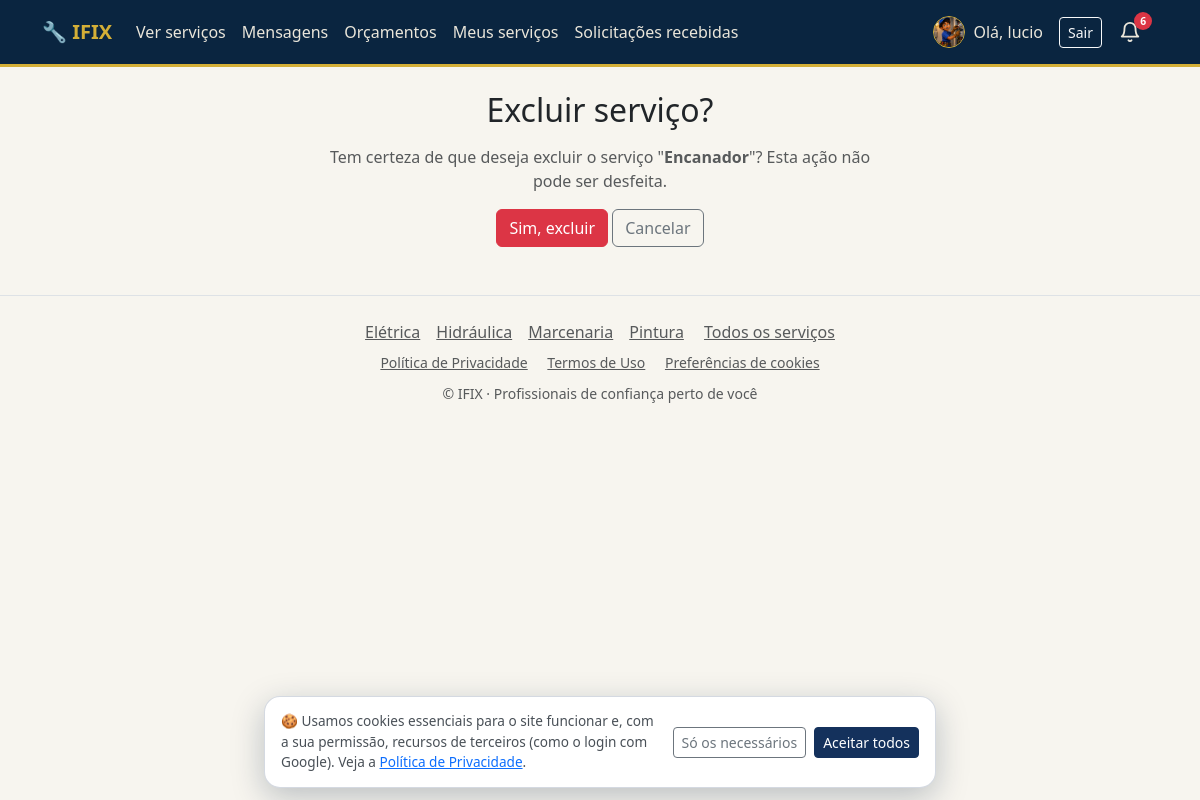
Screenshot of /servicos/profissional/105/excluir/ (signed in) with the database file from the repository.
### accounts/models.py (models this page shows, shortened)
class Profile(models.Model):
    TIPO_USUARIO = 'usuario'
    TIPO_PROFISSIONAL = 'profissional'
    TIPO_CHOICES = (
        (TIPO_USUARIO, 'Usuário'),
        (TIPO_PROFISSIONAL, 'Profissional'),
    )
    user = models.OneToOneField(
        settings.AUTH_USER_MODEL,
        on_delete=models.CASCADE,
        related_name='profile',
    )
    tipo = models.CharField(max_length=15, choices=TIPO_CHOICES, verbose_name='Tipo de conta')
    telefone = models.CharField(max_length=20, blank=True, verbose_name='Telefone')
    cep = models.CharField(max_length=9, blank=True, verbose_name='CEP')
    latitude = models.FloatField(null=True, blank=True, verbose_name='Latitude')
    longitude = models.FloatField(null=True, blank=True, verbose_name='Longitude')
    endereco = models.CharField(max_length=255, blank=True, verbose_name='Endereço')
    numero = models.CharField(max_length=10, blank=True, verbose_name='Número')
    complemento = models.CharField(max_length=100, blank=True, verbose_name='Complemento')
    bairro = models.CharField(max_length=120, blank=True, verbose_name='Bairro')
    cidade = models.CharField(max_length=120, blank=True, verbose_name='Cidade')
    uf = models.CharField(max_length=2, blank=True, verbose_name='UF')
    cidade_slug = models.SlugField(
        max_length=140, blank=True, db_index=True,
        help_text='Gerado sozinho a partir da cidade - usado nas páginas "Eletricista em Campinas".',
    )
    foto = models.FileField(upload_to='fotos_perfil/', blank=True, verbose_name='Foto de perfil')
    especialidades = models.ManyToManyField(
        'services.CategoriaServico',
        blank=True,
        related_name='profissionais',
        verbose_name='Especialidades/Áreas de atuação',
        help_text='Preenchido apenas para contas de profissionais. Um profissional pode atuar em mais de uma área.',
    )
    chave_pix = models.CharField(
        max_length=140, blank=True, verbose_name='Chave Pix para receber',
        help_text='Só para profissionais: chave (CPF, e-mail, telefone ou aleatória) onde o IFIX repassa o valor dos serviços concluídos.',
    )
    termos_aceitos = models.BooleanField(
        default=False,
        verbose_name='Termo de Condições de Uso aceito',
        help_text='Indica se o usuário já leu e aceitou o Termo de Condições de Uso e Prestação de Serviços.',
    )
    termos_aceitos_em = models.DateTimeField(
        null=True, blank=True,
        verbose_name='Data/hora do aceite do Termo',
    )
    site_url = models.URLField(
        max_length=200, blank=True, verbose_name='Link da sua página/site (opcional)',
        help_text='Só profissionais. Aparece na sua página pública (ex.: https://meusite.com.br).',
    )
    VERIF_NAO_ENVIADO = 'nao_enviado'
    VERIF_PENDENTE = 'pendente'
    VERIF_VERIFICADO = 'verificado'
    VERIF_RECUSADO = 'recusado'
    VERIF_CHOICES = (
        (VERIF_NAO_ENVIADO, 'Não enviado'),
        (VERIF_PENDENTE, 'Aguardando análise'),
        (VERIF_VERIFICADO, 'Verificado'),
        (VERIF_RECUSADO, 'Recusado'),
    )
    documento = models.FileField(
        upload_to=caminho_verificacao, storage=armazenamento_privado, blank=True,
        verbose_name='Documento com foto (RG/CNH)',
    )
    foto_verificacao = models.FileField(
        upload_to=caminho_verificacao, storage=armazenamento_privado, blank=True,
        verbose_name='Foto do rosto (selfie)',
    )
    verificacao_status = models.CharField(
        max_length=12, choices=VERIF_CHOICES, default=VERIF_NAO_ENVIADO,
        verbose_name='Situação da verificação',
    )
    verificacao_enviada_em = models.DateTimeField(null=True, blank=True, verbose_name='Enviado em')
    verificado_em = models.DateTimeField(null=True, blank=True, verbose_name='Verificado em')
    verificado_por = models.ForeignKey(
        settings.AUTH_USER_MODEL, null=True, blank=True, on_delete=models.SET_NULL,
        related_name='verificacoes_feitas', verbose_name='Verificado por',
    )
    verificacao_motivo_recusa = models.TextField(blank=True, verbose_name='Motivo da recusa')
    criado_em = models.DateTimeField(auto_now_add=True)
    class Meta:
        verbose_name = 'Perfil'
        verbose_name_plural = 'Perfis'
    @property
    def is_profissional(self):
        return self.tipo == self.TIPO_PROFISSIONAL
    @property
    def verificado(self):
        return self.is_profissional and self.verificacao_status == self.VERIF_VERIFICADO
    @property
    def is_usuario(self):
        return self.tipo == self.TIPO_USUARIO

### services/models.py (models this page shows, shortened)
class Servico(models.Model):
    profissional = models.ForeignKey(
        settings.AUTH_USER_MODEL,
        on_delete=models.CASCADE,
        related_name='servicos',
        limit_choices_to={'profile__tipo': 'profissional'},
    )
    categoria = models.ForeignKey(
        CategoriaServico,
        on_delete=models.PROTECT,
        related_name='servicos',
    )
    nome = models.CharField(max_length=150, verbose_name='Nome do serviço')  # P4
    slug = models.SlugField(
        max_length=180, unique=True, blank=True,
        help_text='Gerado sozinho (ex.: eletricista-joao-silva-12) - usado na URL da página do serviço.',
    )
    subservico = models.CharField(
        max_length=150, blank=True, verbose_name='Subserviço',
    )  # P4.1 - opção específica dentro do serviço, conforme a categoria
    descricao = models.TextField(verbose_name='Observação')  # P5
    preco_min = models.DecimalField(
        max_digits=10, decimal_places=2,
        validators=[MinValueValidator(0)],
        verbose_name='Preço da visita a partir de (R$)',
    )  # P6
    preco_max = models.DecimalField(
        max_digits=10, decimal_places=2,
        validators=[MinValueValidator(0)],
        verbose_name='Preço da visita até (R$)',
    )  # P6
    duracao_minutos = models.PositiveIntegerField(verbose_name='Duração estimada (minutos)')  # P7
    criado_em = models.DateTimeField(auto_now_add=True)
    atualizado_em = models.DateTimeField(auto_now=True)
    class Meta:
        verbose_name = 'Serviço'
        verbose_name_plural = 'Serviços'
        ordering = ['-criado_em']

class CategoriaServico(models.Model):
    nome = models.CharField(max_length=100, unique=True)
    slug = models.SlugField(max_length=110, unique=True, blank=True)
    icone = models.CharField(
        max_length=30, blank=True,
        help_text='Nome de um emoji/ícone simples para exibir na listagem.',
    )
    class Meta:
        verbose_name = 'Categoria de serviço'
        verbose_name_plural = 'Categorias de serviço'
        ordering = ['nome']
    def get_absolute_url(self):
        return reverse('services:servico_categoria', args=[self.slug])

### services/views.py (the view)
# urls.py: path('profissional/<int:pk>/excluir/', views.servico_excluir, name='servico_excluir'),
@professional_required
def servico_excluir(request, pk):
    servico = get_object_or_404(Servico, pk=pk, profissional=request.user)
    if request.method == 'POST':
        servico.delete()
        messages.success(request, 'Serviço removido.')
        return redirect('services:meus_servicos')
    return render(request, 'services/servico_confirm_delete.html', {'servico': servico})

### accounts/context_processors.py (called while the page is built)
def google_login(request):
    client_id = getattr(settings, 'GOOGLE_OAUTH_CLIENT_ID', '')
    return {
        'google_client_id': client_id,
        'google_login_habilitado': bool(client_id),
    }

### services/context_processors.py (called while the page is built)
def mensagens_nao_lidas_qs(user):
    return MensagemSolicitacao.objects.filter(
        Q(solicitacao__usuario=user) | Q(solicitacao__servico__profissional=user),
        lida=False,
    ).exclude(autor=user).exclude(
        solicitacao__status=SolicitacaoServico.STATUS_CONCLUIDO,
        solicitacao__avaliacao__isnull=False,
    )

def contagens_do_usuario(user):
    return {
        'mensagens': mensagens_nao_lidas_qs(user).count(),
        'solicitacoes': SolicitacaoServico.objects.filter(
            servico__profissional=user, status=SolicitacaoServico.STATUS_PENDENTE,
        ).count(),
        'orcamentos': Orcamento.objects.filter(
            solicitacao__usuario=user,
            solicitacao__status=SolicitacaoServico.STATUS_CONFIRMADO,
            visualizado_pelo_cliente=False,
        ).count() + SolicitacaoServico.objects.filter(
            servico__profissional=user,
            status=SolicitacaoServico.STATUS_CONFIRMADO,
            visita_concluida_em__isnull=False,
            orcamento__isnull=True,
        ).count(),
    }

def dados_do_sino(user):
    acoes = acoes_pendentes(user)
    nao_lidas = list(user.notificacoes.filter(lida=False)[:8])
    total_nao_lidas = user.notificacoes.filter(lida=False).count()
    total = total_nao_lidas + len(acoes['pedidos']) + len(acoes['reagendamentos']) + len(acoes['orcamentos'])
    assinatura = '-'.join(str(x) for x in (
        total,
        nao_lidas[0].pk if nao_lidas else 0,
        ','.join(str(p.pk) for p in acoes['pedidos']),
        ','.join(str(r.pk) for r in acoes['reagendamentos']),
        ','.join(str(o.pk) for o in acoes['orcamentos']),
    ))
    return {
        'sino_acoes': acoes,
        'sino_notificacoes': nao_lidas,
        'sino_total': total,
        'sino_assinatura': assinatura,
    }

### services/pagamentos/__init__.py (called while the page is built)
def habilitado():
    return bool(getattr(settings, 'PIX_HABILITADO', False))

### services/templates/services/servico_confirm_delete.html (shortened to what this page needs)
{% extends "base.html" %}
{% block content %}
<div class="row justify-content-center">
    <div class="col-md-6 text-center">
        <h2 class="mb-3">Excluir serviço?</h2>
        <p class="text-muted">Tem certeza de que deseja excluir o serviço "<strong>{{ servico.nome }}</strong>"? Esta ação não pode ser desfeita.</p>
        <form method="post">
            <button type="submit" class="btn btn-danger">Sim, excluir</button>
            <a href="{% url 'services:meus_servicos' %}" class="btn btn-outline-secondary">Cancelar</a>
        </form>
    </div>
</div>
{% endblock %}

### templates/base.html (shortened to what this page needs)
{% load static %}
<!DOCTYPE html>
<html lang="pt-br">
<head>
    <link href="https://cdn.jsdelivr.net/npm/bootstrap@5.3.3/dist/css/bootstrap.min.css" rel="stylesheet">
    <link href="{% static 'css/style.css' %}?v=84" rel="stylesheet">
</head>
<body class="{% if request.resolver_match %}has-bottom-nav{% endif %}">
<nav class="navbar navbar-expand-lg navbar-dark bg-dark mb-4">
    <div class="container">
        <a class="navbar-brand fw-bold" href="{% url 'home' %}">🔧 IFIX</a>
        {% include "_sino.html" %}
        <div class="collapse navbar-collapse" id="nav">
            <ul class="navbar-nav me-auto">
                <li class="nav-item">
                    <a class="nav-link " href="{% url 'services:servico_list' %}">Ver serviços</a>
                </li>
                {% if user.is_authenticated %}
                    <li class="nav-item">
                        <a class="nav-link {% if '/servicos/mensagens/' in request.path or '/conversa/' in request.path %}active{% endif %}" href="{% url 'services:mensagens' %}">
                            Mensagens <span class="badge text-bg-danger" data-live="mensagens" {% if not total_mensagens_nao_lidas %}hidden{% endif %}>{{ total_mensagens_nao_lidas }}</span>
                        </a>
                    </li>
                    {% if tem_orcamentos_visiveis %}
                        <li class="nav-item">
                            <a class="nav-link " href="{% url 'services:orcamentos_lista' %}">
                                Orçamentos <span class="badge text-bg-danger" data-live="orcamentos" {% if not total_orcamentos_novos %}hidden{% endif %}>{{ total_orcamentos_novos }}</span>
                            </a>
                        </li>
                    {% endif %}
                {% endif %}
                {% if user.is_authenticated and user.profile.is_profissional %}
                    <li class="nav-item"><a class="nav-link " href="{% url 'services:meus_servicos' %}">Meus serviços</a></li>
                    <li class="nav-item">
                        <a class="nav-link " href="{% url 'services:solicitacoes_recebidas' %}">
                            Solicitações recebidas <span class="badge text-bg-danger" data-live="solicitacoes" {% if not total_solicitacoes_pendentes %}hidden{% endif %}>{{ total_solicitacoes_pendentes }}</span>
                        </a>
                    </li>
                {% endif %}
            </ul>
            <ul class="navbar-nav align-items-lg-center">
                {% if user.is_authenticated %}
                    <li class="nav-item d-flex align-items-center">
                        <a class="nav-link d-flex align-items-center gap-2 mb-0 {% if request.resolver_match.url_name == 'profile_edit' %}active{% endif %}" href="{% url 'accounts:profile_edit' %}">
                            {% if user.profile.foto %}
                                <img src="{{ user.profile.foto.url }}" alt="Foto de perfil" class="profile-avatar">
                            {% else %}
                                <span class="profile-avatar profile-avatar-placeholder" aria-label="Sem foto de perfil">{{ user.username|first|upper }}</span>
                            {% endif %}
                            Olá, {{ user.first_name|default:user.username }}
                        </a>
                        <form method="post" action="{% url 'accounts:logout' %}" class="d-inline ms-2">
                            <button type="submit" class="btn btn-outline-light btn-sm">Sair</button>
                        </form>
                    </li>
                {% endif %}
            </ul>
        </div>
    </div>
</nav>
<div class="container mb-5">
    {% block content %}{% endblock %}
</div>
<footer class="text-center text-muted py-4 border-top">
    <nav aria-label="Categorias de serviço" class="mb-2">
        {% for cat in categorias_rodape %}<a class="text-muted mx-2" href="{{ cat.get_absolute_url }}">{{ cat.nome }}</a>{% endfor %}
        <a class="text-muted mx-2" href="{% url 'services:servico_list' %}">Todos os serviços</a>
    </nav>
    <nav aria-label="Informações legais" class="mb-2 small">
        <a class="text-muted mx-2 text-nowrap" href="{% url 'privacidade' %}">Política de Privacidade</a>
        <a class="text-muted mx-2 text-nowrap" href="{% url 'termos_clientes' %}">Termos de Uso</a>
        <a class="text-muted mx-2 text-nowrap" href="#" data-cookie-config>Preferências de cookies</a>
    </nav>
    <small>&copy; IFIX &middot; Profissionais de confiança perto de você</small>
</footer>
{% include "_cookie_banner.html" %}
</body>
</html>

### rows the page displays
Servico: nome "Encanador"
CategoriaServico: nome "Elétrica"
CategoriaServico: nome "Hidráulica"
CategoriaServico: nome "Marcenaria"
CategoriaServico: nome "Pintura"

### other values shown
{{ sino_total }} "6"
{{ user.first_name|default:user.username }} "lucio"
